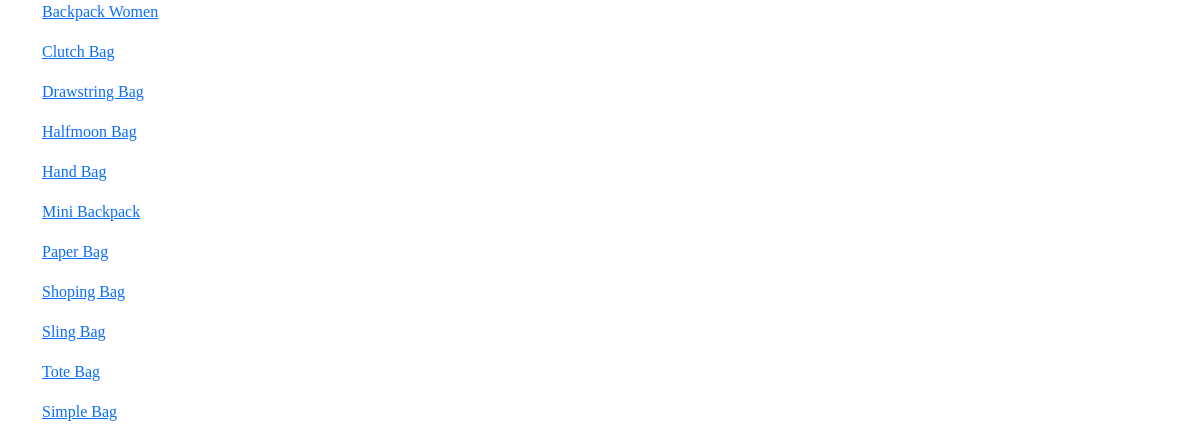
Screenshot of /latihan5a/index.php with the database file from the repository.
### tables this page shows
CREATE TABLE `products` (
  `id` int(11) NOT NULL,
  `picture` varchar(50) NOT NULL,
  `name` varchar(100) NOT NULL,
  `brand` varchar(100) NOT NULL,
  `description` varchar(100) NOT NULL,
  `category` varchar(100) NOT NULL,
  `price` varchar(100) NOT NULL
);

### latihan5a/php/function.php (called while the page is built, shortened)
<?php
function koneksi()
{
    $conn = mysqli_connect("localhost", "root", "");
    mysqli_select_db($conn, "pw_tubes_203040166");
    return $conn;
}
function query($sql)
{
    $conn = koneksi();
    $result = mysqli_query($conn, "$sql");
    while ($row  = mysqli_fetch_assoc($result)) {
        $rows[] = $row;
    }
    return $rows;
}
?>

### latihan5a/index.php (the view, shortened to what this page needs)
<?php
require 'php/function.php';
$products = query("SELECT * FROM products");
?>
<!DOCTYPE html>
<html lang="en">
<head>
    <link rel="stylesheet" href="css/style.css">
    <link href="https://cdn.jsdelivr.net/npm/bootstrap@5.0.0-beta2/dist/css/bootstrap.min.css" rel="stylesheet">
</head>
<body>
    <div class="container">
        <?php foreach ($products as $p) : ?>
            <p class="nama">
                <a href="php/detail.php?id=<?= $p['id'] ?>">
                    <?= $p["name"] ?>
            </p>
            <?php endforeach ?>
    </div>
</body>
</html>

### latihan5a/css/style.css (style rules this page uses)
.container { font-family: 'AkayaTelivigala-Regular'; }

### rows the page displays
products: name "Backpack Women"
products: name "Clutch Bag"
products: name "Drawstring Bag"
products: name "Halfmoon Bag"
products: name "Hand Bag"
products: name "Mini Backpack"
products: name "Paper Bag"
products: name "Shoping Bag"
products: name "Sling Bag"
products: name "Tote Bag"
products: name "Simple Bag"
